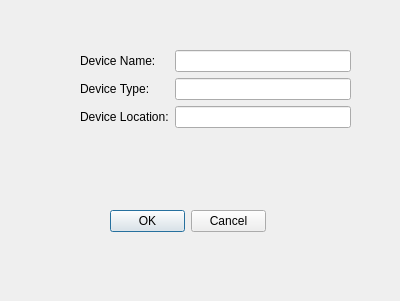
<?xml version="1.0" encoding="UTF-8"?>
<ui version="4.0">
 <class>dialog_device_add</class>
 <widget class="QDialog" name="dialog_device_add">
  <property name="geometry">
   <rect>
    <x>0</x>
    <y>0</y>
    <width>400</width>
    <height>301</height>
   </rect>
  </property>
  <property name="windowTitle">
   <string>Dialog</string>
  </property>
  <widget class="QDialogButtonBox" name="dglBtn_add">
   <property name="geometry">
    <rect>
     <x>110</x>
     <y>210</y>
     <width>156</width>
     <height>23</height>
    </rect>
   </property>
   <property name="standardButtons">
    <set>QDialogButtonBox::Cancel|QDialogButtonBox::Ok</set>
   </property>
  </widget>
  <widget class="QWidget" name="gridLayoutWidget">
   <property name="geometry">
    <rect>
     <x>80</x>
     <y>50</y>
     <width>271</width>
     <height>80</height>
    </rect>
   </property>
   <layout class="QGridLayout" name="grid_add">
    <item row="0" column="0">
     <widget class="QLabel" name="lbl_add_device_name">
      <property name="text">
       <string>Device Name:</string>
      </property>
     </widget>
    </item>
    <item row="2" column="0">
     <widget class="QLabel" name="lbl_add_device_location">
      <property name="text">
       <string>Device Location:</string>
      </property>
     </widget>
    </item>
    <item row="1" column="0">
     <widget class="QLabel" name="lbl_add_device_type">
      <property name="text">
       <string>Device Type:</string>
      </property>
     </widget>
    </item>
    <item row="0" column="1">
     <widget class="QLineEdit" name="le_add_device_name"/>
    </item>
    <item row="1" column="1">
     <widget class="QLineEdit" name="le_add_device_type"/>
    </item>
    <item row="2" column="1">
     <widget class="QLineEdit" name="le_add_device_location"/>
    </item>
   </layout>
  </widget>
 </widget>
 <resources/>
 <connections/>
</ui>
